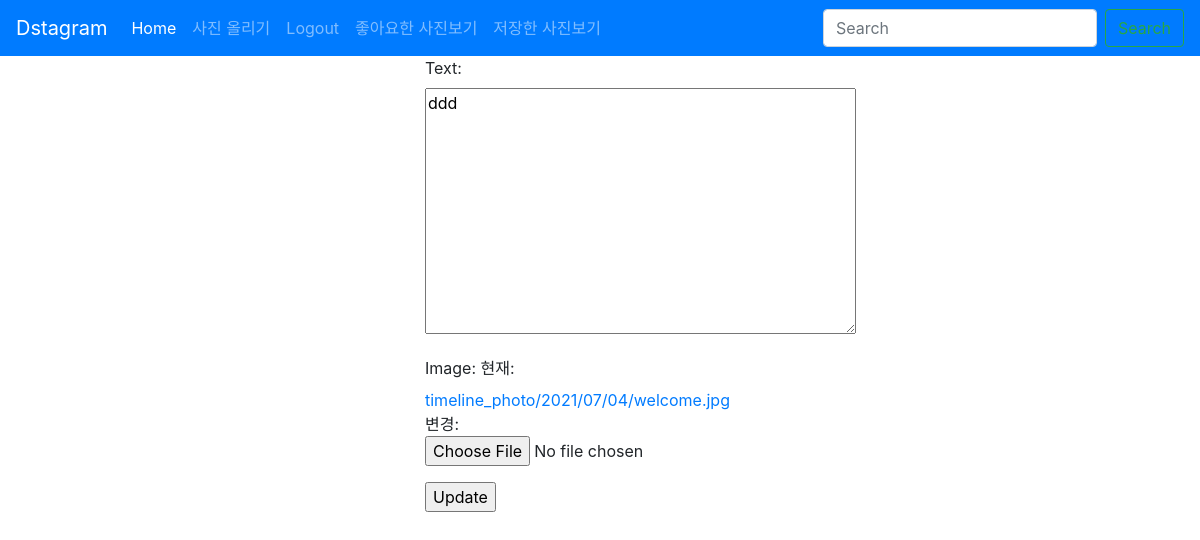
The app's page /update/2/ (signed in), older data.
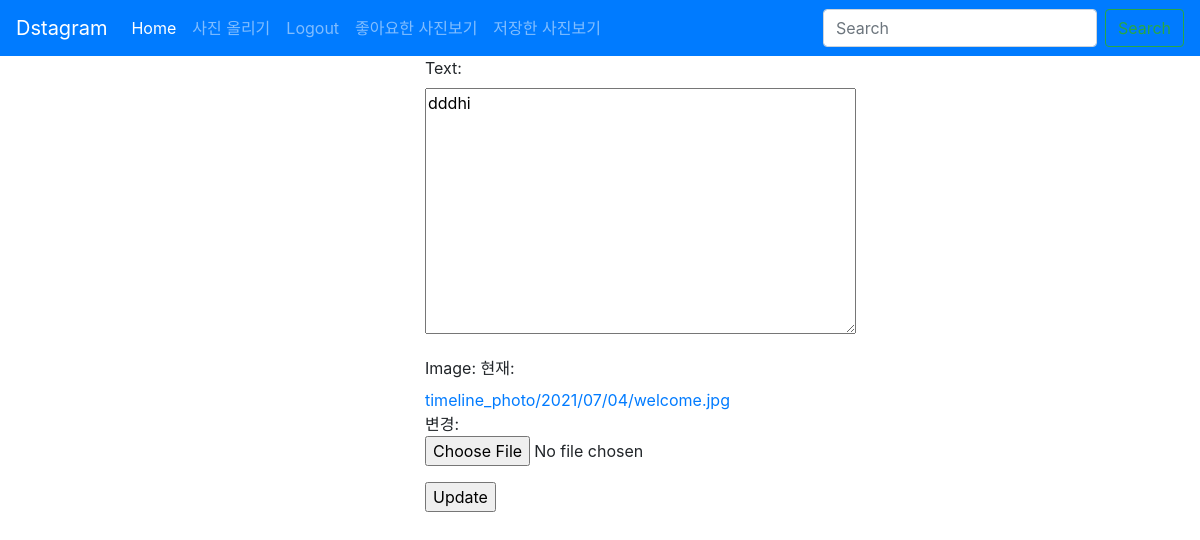
The same page, newer data.
### photo/models.py (models this page shows, shortened)
class Photo(models.Model):
    author = models.ForeignKey(User, on_delete=models.CASCADE, related_name='user')
    text = models.TextField(blank=True)
    image = models.ImageField(upload_to='timeline_photo/%Y/%m/%d')
    created = models.DateTimeField(auto_now_add=True)
    updated = models.DateTimeField(auto_now=True)
    like = models.ManyToManyField(User, related_name='like_post', blank=True)
    favorite = models.ManyToManyField(User, related_name = 'favorite_post', blank=True)
    class Meta:
        ordering = ['-created'] # 최신순

### photo/views.py (the view)
# urls.py: path('update/<int:pk>/', PhotoUpdate.as_view(), name = 'update'),
class PhotoUpdate(UpdateView):
    model = Photo
    fields = ['text', 'image']
    template_name_suffix = '_update'
    success_url = '/'
    def dispatch(self, request, *args, **kwargs):
        photo = self.get_object()
        if photo.author != request.user:
            messages.warning(request, '수정할 권한이 없습니다.')
            return HttpResponseRedirect('/')
        else:
            return super(PhotoUpdate, self).dispatch(request, *args, **kwargs)

### photo/templates/photo/photo_update.html (shortened to what this page needs)
{% extends 'base.html' %}
{% block content %}
<div class="row">
    <div class="col"></div>
    <div class="col-12 col-xl-4 col-md-4">
        <form action="" method="post">
            {{form.as_p}}
            <input type = "submit" value = "Update">
        </form>
    </div>
    <div class="col"></div>
</div>
{% endblock %}

### layout/base.html (shortened to what this page needs)
<!DOCTYPE html>
<html lang="en">
<head>
    <link rel="stylesheet" href="https://stackpath.bootstrapcdn.com/bootstrap/4.3.1/css/bootstrap.min.css"
>
</head>
<body>
    {% load static %}
    <nav class="navbar navbar-expand-lg navbar-dark bg-primary">
        <a class="navbar-brand" href="#">Dstagram</a>
        <div class="collapse navbar-collapse" id="navbarTogglerDemo02">
            <ul class="navbar-nav mr-auto mt-2 mt-lg-0">
                <li class="nav-item active">
                    <a class="nav-link" href="{% url 'photo:index' %}"> Home <span class="sr-only">(current)</span></a>
                </li>
                {% if user.is_authenticated %}
                <li class="nav-item">
                    <a class="nav-link" href="{% url 'photo:create' %}">사진 올리기<span class="sr-only">(current)</span></a>
                </li>
                <li class="nav-item">
                    <a class="nav-link" href="{% url 'accounts:logout' %}"> Logout</a>
                </li>
                <li class="nav-item">
                    <a class="nav-link" href="{% url 'photo:like_list' %}">좋아요한 사진보기</a>
                </li>
                <li class="nav-item">
                    <a class="nav-link" href="{% url 'photo:favorite_list' %}">저장한 사진보기</a>
                </li>
                {% else %}
                <li class="nav-item active">
                    <a class="nav-link" href="{% url 'accounts:login' %}"> Login <span
                            class="sr-only">(current)</span></a>
                </li>
                {% endif %}
            </ul>
            <form class="form-inline my-2 my-lg-0">
                <input class="form-control mr-sm-2" type="search" placeholder="Search">
                <button class="btn btn-outline-success my-2 my-sm-0" type="submit">Search</button>
            </form>
        </div>
    </nav>
    <div class='container'>
    {% block content %}
    {% endblock %}
</body>
</html>

Row changes from the older to the newer data that the page shows:
changed Photo: text "ddd" → "dddhi"
